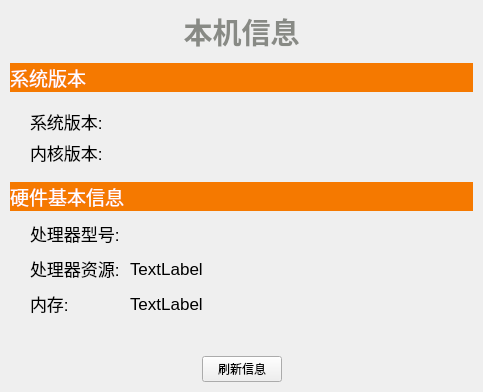
        <widget class="QWidget" name="Sys_info">
         <attribute name="title">
          <string>系统信息</string>
         </attribute>
         <layout class="QGridLayout" name="gridLayout_8">
          <property name="leftMargin">
           <number>0</number>
          </property>
          <property name="topMargin">
           <number>0</number>
          </property>
          <property name="rightMargin">
           <number>0</number>
          </property>
          <property name="bottomMargin">
           <number>0</number>
          </property>
          <property name="spacing">
           <number>0</number>
          </property>
          <item row="0" column="0">
           <layout class="QGridLayout" name="gridLayout_7">
            <property name="spacing">
             <number>1</number>
            </property>
            <item row="0" column="1">
             <widget class="QWidget" name="widget" native="true">
              <property name="sizePolicy">
               <sizepolicy hsizetype="Expanding" vsizetype="Expanding">
                <horstretch>0</horstretch>
                <verstretch>0</verstretch>
               </sizepolicy>
              </property>
              <layout class="QGridLayout" name="gridLayout_11">
               <property name="leftMargin">
                <number>0</number>
               </property>
               <property name="topMargin">
                <number>0</number>
               </property>
               <property name="rightMargin">
                <number>0</number>
               </property>
               <property name="bottomMargin">
                <number>0</number>
               </property>
               <property name="spacing">
                <number>0</number>
               </property>
               <item row="0" column="0">
                <layout class="QVBoxLayout" name="verticalLayout_4">
                 <property name="spacing">
                  <number>10</number>
                 </property>
                 <property name="leftMargin">
                  <number>10</number>
                 </property>
                 <property name="topMargin">
                  <number>10</number>
                 </property>
                 <property name="rightMargin">
                  <number>10</number>
                 </property>
                 <property name="bottomMargin">
                  <number>10</number>
                 </property>
                 <item>
                  <widget class="QLabel" name="machineinfo">
                   <property name="sizePolicy">
                    <sizepolicy hsizetype="Preferred" vsizetype="Fixed">
                     <horstretch>0</horstretch>
                     <verstretch>0</verstretch>
                    </sizepolicy>
                   </property>
                   <property name="font">
                    <font>
                     <family>等线</family>
                     <pointsize>22</pointsize>
                     <weight>75</weight>
                     <bold>true</bold>
                    </font>
                   </property>
                   <property name="styleSheet">
                    <string notr="true">color: rgb(136, 138, 133);</string>
                   </property>
                   <property name="text">
                    <string>本机信息</string>
                   </property>
                   <property name="alignment">
                    <set>Qt::AlignCenter</set>
                   </property>
                  </widget>
                 </item>
                 <item>
                  <widget class="QLabel" name="version">
                   <property name="sizePolicy">
                    <sizepolicy hsizetype="Preferred" vsizetype="Fixed">
                     <horstretch>0</horstretch>
                     <verstretch>0</verstretch>
                    </sizepolicy>
                   </property>
                   <property name="font">
                    <font>
                     <pointsize>14</pointsize>
                    </font>
                   </property>
                   <property name="styleSheet">
                    <string notr="true">background-color: rgb(245, 121, 0);
color: rgb(255, 255, 255);</string>
                   </property>
                   <property name="text">
                    <string>系统版本</string>
                   </property>
                  </widget>
                 </item>
                 <item>
                  <layout class="QHBoxLayout" name="Sys_ver_info">
                   <property name="leftMargin">
                    <number>20</number>
                   </property>
                   <property name="topMargin">
                    <number>5</number>
                   </property>
                   <property name="rightMargin">
                    <number>20</number>
                   </property>
                   <property name="bottomMargin">
                    <number>5</number>
                   </property>
                   <item>
                    <layout class="QGridLayout" name="gridLayout_9" columnstretch="0" columnminimumwidth="0">
                     <property name="sizeConstraint">
                      <enum>QLayout::SetDefaultConstraint</enum>
                     </property>
                     <property name="leftMargin">
                      <number>0</number>
                     </property>
                     <property name="topMargin">
                      <number>0</number>
                     </property>
                     <property name="bottomMargin">
                      <number>0</number>
                     </property>
                     <property name="horizontalSpacing">
                      <number>0</number>
                     </property>
                     <property name="verticalSpacing">
                      <number>2</number>
                     </property>
                     <item row="0" column="0">
                      <widget class="QLabel" name="sys_ver">
                       <property name="sizePolicy">
                        <sizepolicy hsizetype="Fixed" vsizetype="Preferred">
                         <horstretch>0</horstretch>
                         <verstretch>0</verstretch>
                        </sizepolicy>
                       </property>
                       <property name="maximumSize">
                        <size>
                         <width>80</width>
                         <height>16777215</height>
                        </size>
                       </property>
                       <property name="font">
                        <font>
                         <pointsize>13</pointsize>
                        </font>
                       </property>
                       <property name="text">
                        <string>系统版本:</string>
                       </property>
                       <property name="alignment">
                        <set>Qt::AlignLeading|Qt::AlignLeft|Qt::AlignVCenter</set>
                       </property>
                      </widget>
                     </item>
                     <item row="1" column="0">
                      <widget class="QLabel" name="ker_ver">
                       <property name="sizePolicy">
                        <sizepolicy hsizetype="Fixed" vsizetype="Preferred">
                         <horstretch>0</horstretch>
                         <verstretch>0</verstretch>
                        </sizepolicy>
                       </property>
                       <property name="maximumSize">
                        <size>
                         <width>80</width>
                         <height>16777215</height>
                        </size>
                       </property>
                       <property name="font">
                        <font>
                         <pointsize>13</pointsize>
                        </font>
                       </property>
                       <property name="text">
                        <string>内核版本:</string>
                       </property>
                       <property name="alignment">
                        <set>Qt::AlignLeading|Qt::AlignLeft|Qt::AlignVCenter</set>
                       </property>
                      </widget>
                     </item>
                    </layout>
                   </item>
                   <item>
                    <layout class="QGridLayout" name="gridLayout_10">
                     <property name="topMargin">
                      <number>0</number>
                     </property>
                     <property name="bottomMargin">
                      <number>0</number>
                     </property>
                     <item row="1" column="0">
                      <widget class="QLabel" name="label_ker_version">
                       <property name="font">
                        <font>
                         <pointsize>13</pointsize>
                        </font>
                       </property>
                       <property name="text">
                        <string/>
                       </property>
                      </widget>
                     </item>
                     <item row="0" column="0">
                      <widget class="QLabel" name="label_publish_ver">
                       <property name="font">
                        <font>
                         <pointsize>13</pointsize>
                        </font>
                       </property>
                       <property name="text">
                        <string/>
                       </property>
                      </widget>
                     </item>
                    </layout>
                   </item>
                   <item>
                    <spacer name="horizontalSpacer_6">
                     <property name="orientation">
                      <enum>Qt::Horizontal</enum>
                     </property>
                     <property name="sizeType">
                      <enum>QSizePolicy::Preferred</enum>
                     </property>
                     <property name="sizeHint" stdset="0">
                      <size>
                       <width>100</width>
                       <height>20</height>
                      </size>
                     </property>
                    </spacer>
                   </item>
                   <item>
                    <widget class="QLabel" name="logo">
                     <property name="sizePolicy">
                      <sizepolicy hsizetype="Fixed" vsizetype="Fixed">
                       <horstretch>0</horstretch>
                       <verstretch>0</verstretch>
                      </sizepolicy>
                     </property>
                     <property name="minimumSize">
                      <size>
                       <width>180</width>
                       <height>60</height>
                      </size>
                     </property>
                     <property name="styleSheet">
                      <string notr="true">image: url(:/new/prefix1/res/ubuntu_black-orange_hex.png);</string>
                     </property>
                     <property name="text">
                      <string/>
                     </property>
                     <property name="alignment">
                      <set>Qt::AlignCenter</set>
                     </property>
                     <property name="wordWrap">
                      <bool>false</bool>
                     </property>
                    </widget>
                   </item>
                   <item>
                    <spacer name="horizontalSpacer">
                     <property name="orientation">
                      <enum>Qt::Horizontal</enum>
                     </property>
                     <property name="sizeType">
                      <enum>QSizePolicy::Fixed</enum>
                     </property>
                     <property name="sizeHint" stdset="0">
                      <size>
                       <width>40</width>
                       <height>20</height>
                      </size>
                     </property>
                    </spacer>
                   </item>
                  </layout>
                 </item>
                 <item>
                  <widget class="QLabel" name="version_2">
                   <property name="sizePolicy">
                    <sizepolicy hsizetype="Preferred" vsizetype="Fixed">
                     <horstretch>0</horstretch>
                     <verstretch>0</verstretch>
                    </sizepolicy>
                   </property>
                   <property name="font">
                    <font>
                     <pointsize>14</pointsize>
                    </font>
                   </property>
                   <property name="styleSheet">
                    <string notr="true">background-color: rgb(245, 121, 0);
color: rgb(255, 255, 255);</string>
                   </property>
                   <property name="text">
                    <string>硬件基本信息</string>
                   </property>
                  </widget>
                 </item>
                 <item>
                  <layout class="QHBoxLayout" name="har_info">
                   <property name="leftMargin">
                    <number>20</number>
                   </property>
                   <property name="rightMargin">
                    <number>20</number>
                   </property>
                   <item>
                    <layout class="QVBoxLayout" name="verticalLayout_2">
                     <item>
                      <widget class="QLabel" name="label_5">
                       <property name="font">
                        <font>
                         <pointsize>13</pointsize>
                        </font>
                       </property>
                       <property name="text">
                        <string>处理器型号:</string>
                       </property>
                      </widget>
                     </item>
                     <item>
                      <widget class="QLabel" name="label_6">
                       <property name="font">
                        <font>
                         <pointsize>13</pointsize>
                        </font>
                       </property>
                       <property name="text">
                        <string>处理器资源:</string>
                       </property>
                      </widget>
                     </item>
                     <item>
                      <widget class="QLabel" name="label_7">
                       <property name="font">
                        <font>
                         <pointsize>13</pointsize>
                        </font>
                       </property>
                       <property name="text">
                        <string>内存:</string>
                       </property>
                       <property name="alignment">
                        <set>Qt::AlignLeading|Qt::AlignLeft|Qt::AlignVCenter</set>
                       </property>
                      </widget>
                     </item>
                    </layout>
                   </item>
                   <item>
                    <layout class="QVBoxLayout" name="verticalLayout">
                     <item>
                      <widget class="QLabel" name="label_cpu_model">
                       <property name="font">
                        <font>
                         <pointsize>13</pointsize>
                        </font>
                       </property>
                       <property name="text">
                        <string/>
                       </property>
                      </widget>
                     </item>
                     <item>
                      <widget class="QLabel" name="label_CT">
                       <property name="font">
                        <font>
                         <pointsize>13</pointsize>
                        </font>
                       </property>
                       <property name="text">
                        <string>TextLabel</string>
                       </property>
                      </widget>
                     </item>
                     <item>
                      <widget class="QLabel" name="label_ram">
                       <property name="font">
                        <font>
                         <pointsize>13</pointsize>
                        </font>
                       </property>
                       <property name="text">
                        <string>TextLabel</string>
                       </property>
                      </widget>
                     </item>
                    </layout>
                   </item>
                   <item>
                    <spacer name="horizontalSpacer_2">
                     <property name="orientation">
                      <enum>Qt::Horizontal</enum>
                     </property>
                     <property name="sizeType">
                      <enum>QSizePolicy::Expanding</enum>
                     </property>
                     <property name="sizeHint" stdset="0">
                      <size>
                       <width>40</width>
                       <height>20</height>
                      </size>
                     </property>
                    </spacer>
                   </item>
                  </layout>
                 </item>
                 <item>
                  <spacer name="verticalSpacer">
                   <property name="orientation">
                    <enum>Qt::Vertical</enum>
                   </property>
                   <property name="sizeType">
                    <enum>QSizePolicy::Expanding</enum>
                   </property>
                   <property name="sizeHint" stdset="0">
                    <size>
                     <width>20</width>
                     <height>30</height>
                    </size>
                   </property>
                  </spacer>
                 </item>
                 <item>
                  <layout class="QHBoxLayout" name="BUTTON">
                   <property name="topMargin">
                    <number>0</number>
                   </property>
                   <property name="bottomMargin">
                    <number>0</number>
                   </property>
                   <item>
                    <spacer name="horizontalSpacer_3">
                     <property name="orientation">
                      <enum>Qt::Horizontal</enum>
                     </property>
                     <property name="sizeHint" stdset="0">
                      <size>
                       <width>40</width>
                       <height>20</height>
                      </size>
                     </property>
                    </spacer>
                   </item>
                   <item>
                    <widget class="QPushButton" name="pushButton">
                     <property name="text">
                      <string>刷新信息</string>
                     </property>
                    </widget>
                   </item>
                   <item>
                    <spacer name="horizontalSpacer_4">
                     <property name="orientation">
                      <enum>Qt::Horizontal</enum>
                     </property>
                     <property name="sizeHint" stdset="0">
                      <size>
                       <width>40</width>
                       <height>20</height>
                      </size>
                     </property>
                    </spacer>
                   </item>
                  </layout>
                 </item>
                </layout>
               </item>
              </layout>
             </widget>
            </item>
           </layout>
          </item>
         </layout>
        </widget>
